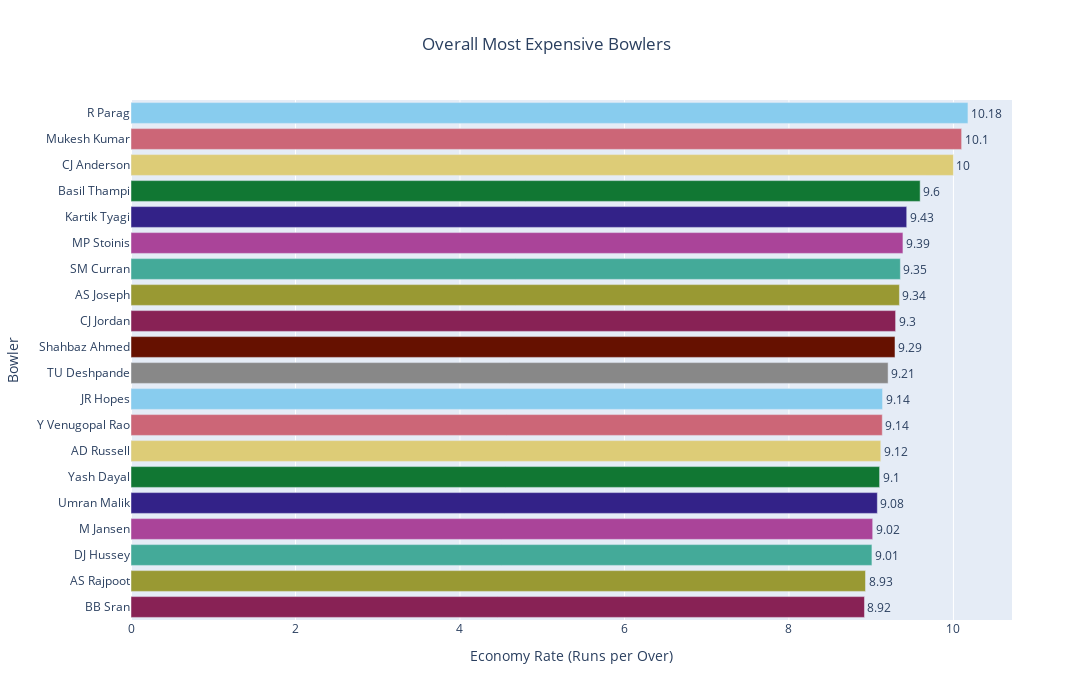

The code cell stored with this chart in its notebook:
### Code cell
print("> Overall Most Expensive Bowlers (min 15 matches):")
overall_expensive = plot_economy(deliveries, "Overall Most Expensive Bowlers", threshold=20)
print(overall_expensive.head(10))

print("\n> Most Expensive Bowlers in 1st Over (min 15 matches):")
first_over = deliveries[deliveries['Over'] == 0]
first_expensive = plot_economy(first_over, "Most Expensive Bowlers in 1st Over", threshold=10)
print(first_expensive.head(10))

print("\n> Most Expensive Bowlers in 20th Over (min 15 matches):")
twenty_over = deliveries[deliveries['Over'] == 19]
twenty_expensive = plot_economy(twenty_over, "Most Expensive Bowlers in 20th Over", threshold=10)
print(twenty_expensive.head(10))

### Figure 1 — Plotly figure (JSON) as saved in the notebook; plotly's stock layout.template omitted (floating-point values rounded to 4 significant figures)
{"data": [{"hovertemplate": "Bowler=%{y}<br>Economy=%{x}<br>text=%{text}<extra></extra>", "legendgroup": "R Parag", "marker": {"color": "rgb(136, 204, 238)", "pattern": {"shape": ""}}, "name": "R Parag", "orientation": "h", "showlegend": true, "text": [10.18], "textposition": "outside", "type": "bar", "x": [10.18], "xaxis": "x", "y": ["R Parag"], "yaxis": "y"}, {"hovertemplate": "Bowler=%{y}<br>Economy=%{x}<br>text=%{text}<extra></extra>", "legendgroup": "Mukesh Kumar", "marker": {"color": "rgb(204, 102, 119)", "pattern": {"shape": ""}}, "name": "Mukesh Kumar", "orientation": "h", "showlegend": true, "text": [10.1], "textposition": "outside", "type": "bar", "x": [10.1], "xaxis": "x", "y": ["Mukesh Kumar"], "yaxis": "y"}, {"hovertemplate": "Bowler=%{y}<br>Economy=%{x}<br>text=%{text}<extra></extra>", "legendgroup": "CJ Anderson", "marker": {"color": "rgb(221, 204, 119)", "pattern": {"shape": ""}}, "name": "CJ Anderson", "orientation": "h", "showlegend": true, "text": [10.0], "textposition": "outside", "type": "bar", "x": [10.0], "xaxis": "x", "y": ["CJ Anderson"], "yaxis": "y"}, {"hovertemplate": "Bowler=%{y}<br>Economy=%{x}<br>text=%{text}<extra></extra>", "legendgroup": "Basil Thampi", "marker": {"color": "rgb(17, 119, 51)", "pattern": {"shape": ""}}, "name": "Basil Thampi", "orientation": "h", "showlegend": true, "text": [9.6], "textposition": "outside", "type": "bar", "x": [9.596], "xaxis": "x", "y": ["Basil Thampi"], "yaxis": "y"}, {"hovertemplate": "Bowler=%{y}<br>Economy=%{x}<br>text=%{text}<extra></extra>", "legendgroup": "Kartik Tyagi", "marker": {"color": "rgb(51, 34, 136)", "pattern": {"shape": ""}}, "name": "Kartik Tyagi", "orientation": "h", "showlegend": true, "text": [9.43], "textposition": "outside", "type": "bar", "x": [9.432], "xaxis": "x", "y": ["Kartik Tyagi"], "yaxis": "y"}, {"hovertemplate": "Bowler=%{y}<br>Economy=%{x}<br>text=%{text}<extra></extra>", "legendgroup": "MP Stoinis", "marker": {"color": "rgb(170, 68, 153)", "pattern": {"shape": ""}}, "name": "MP Stoinis", "orientation": "h", "showlegend": true, "text": [9.39], "textposition": "outside", "type": "bar", "x": [9.386], "xaxis": "x", "y": ["MP Stoinis"], "yaxis": "y"}, {"hovertemplate": "Bowler=%{y}<br>Economy=%{x}<br>text=%{text}<extra></extra>", "legendgroup": "SM Curran", "marker": {"color": "rgb(68, 170, 153)", "pattern": {"shape": ""}}, "name": "SM Curran", "orientation": "h", "showlegend": true, "text": [9.35], "textposition": "outside", "type": "bar", "x": [9.355], "xaxis": "x", "y": ["SM Curran"], "yaxis": "y"}, {"hovertemplate": "Bowler=%{y}<br>Economy=%{x}<br>text=%{text}<extra></extra>", "legendgroup": "AS Joseph", "marker": {"color": "rgb(153, 153, 51)", "pattern": {"shape": ""}}, "name": "AS Joseph", "orientation": "h", "showlegend": true, "text": [9.34], "textposition": "outside", "type": "bar", "x": [9.344], "xaxis": "x", "y": ["AS Joseph"], "yaxis": "y"}, {"hovertemplate": "Bowler=%{y}<br>Economy=%{x}<br>text=%{text}<extra></extra>", "legendgroup": "CJ Jordan", "marker": {"color": "rgb(136, 34, 85)", "pattern": {"shape": ""}}, "name": "CJ Jordan", "orientation": "h", "showlegend": true, "text": [9.3], "textposition": "outside", "type": "bar", "x": [9.297], "xaxis": "x", "y": ["CJ Jordan"], "yaxis": "y"}, {"hovertemplate": "Bowler=%{y}<br>Economy=%{x}<br>text=%{text}<extra></extra>", "legendgroup": "Shahbaz Ahmed", "marker": {"color": "rgb(102, 17, 0)", "pattern": {"shape": ""}}, "name": "Shahbaz Ahmed", "orientation": "h", "showlegend": true, "text": [9.29], "textposition": "outside", "type": "bar", "x": [9.29], "xaxis": "x", "y": ["Shahbaz Ahmed"], "yaxis": "y"}, {"hovertemplate": "Bowler=%{y}<br>Economy=%{x}<br>text=%{text}<extra></extra>", "legendgroup": "TU Deshpande", "marker": {"color": "rgb(136, 136, 136)", "pattern": {"shape": ""}}, "name": "TU Deshpande", "orientation": "h", "showlegend": true, "text": [9.21], "textposition": "outside", "type": "bar", "x": [9.206], "xaxis": "x", "y": ["TU Deshpande"], "yaxis": "y"}, {"hovertemplate": "Bowler=%{y}<br>Economy=%{x}<br>text=%{text}<extra></extra>", "legendgroup": "JR Hopes", "marker": {"color": "rgb(136, 204, 238)", "pattern": {"shape": ""}}, "name": "JR Hopes", "orientation": "h", "showlegend": true, "text": [9.14], "textposition": "outside", "type": "bar", "x": [9.138], "xaxis": "x", "y": ["JR Hopes"], "yaxis": "y"}, {"hovertemplate": "Bowler=%{y}<br>Economy=%{x}<br>text=%{text}<extra></extra>", "legendgroup": "Y Venugopal Rao", "marker": {"color": "rgb(204, 102, 119)", "pattern": {"shape": ""}}, "name": "Y Venugopal Rao", "orientation": "h", "showlegend": true, "text": [9.14], "textposition": "outside", "type": "bar", "x": [9.135], "xaxis": "x", "y": ["Y Venugopal Rao"], "yaxis": "y"}, {"hovertemplate": "Bowler=%{y}<br>Economy=%{x}<br>text=%{text}<extra></extra>", "legendgroup": "AD Russell", "marker": {"color": "rgb(221, 204, 119)", "pattern": {"shape": ""}}, "name": "AD Russell", "orientation": "h", "showlegend": true, "text": [9.12], "textposition": "outside", "type": "bar", "x": [9.117], "xaxis": "x", "y": ["AD Russell"], "yaxis": "y"}, {"hovertemplate": "Bowler=%{y}<br>Economy=%{x}<br>text=%{text}<extra></extra>", "legendgroup": "Yash Dayal", "marker": {"color": "rgb(17, 119, 51)", "pattern": {"shape": ""}}, "name": "Yash Dayal", "orientation": "h", "showlegend": true, "text": [9.1], "textposition": "outside", "type": "bar", "x": [9.102], "xaxis": "x", "y": ["Yash Dayal"], "yaxis": "y"}, {"hovertemplate": "Bowler=%{y}<br>Economy=%{x}<br>text=%{text}<extra></extra>", "legendgroup": "Umran Malik", "marker": {"color": "rgb(51, 34, 136)", "pattern": {"shape": ""}}, "name": "Umran Malik", "orientation": "h", "showlegend": true, "text": [9.08], "textposition": "outside", "type": "bar", "x": [9.075], "xaxis": "x", "y": ["Umran Malik"], "yaxis": "y"}, {"hovertemplate": "Bowler=%{y}<br>Economy=%{x}<br>text=%{text}<extra></extra>", "legendgroup": "M Jansen", "marker": {"color": "rgb(170, 68, 153)", "pattern": {"shape": ""}}, "name": "M Jansen", "orientation": "h", "showlegend": true, "text": [9.02], "textposition": "outside", "type": "bar", "x": [9.018], "xaxis": "x", "y": ["M Jansen"], "yaxis": "y"}, {"hovertemplate": "Bowler=%{y}<br>Economy=%{x}<br>text=%{text}<extra></extra>", "legendgroup": "DJ Hussey", "marker": {"color": "rgb(68, 170, 153)", "pattern": {"shape": ""}}, "name": "DJ Hussey", "orientation": "h", "showlegend": true, "text": [9.01], "textposition": "outside", "type": "bar", "x": [9.009], "xaxis": "x", "y": ["DJ Hussey"], "yaxis": "y"}, {"hovertemplate": "Bowler=%{y}<br>Economy=%{x}<br>text=%{text}<extra></extra>", "legendgroup": "AS Rajpoot", "marker": {"color": "rgb(153, 153, 51)", "pattern": {"shape": ""}}, "name": "AS Rajpoot", "orientation": "h", "showlegend": true, "text": [8.93], "textposition": "outside", "type": "bar", "x": [8.931], "xaxis": "x", "y": ["AS Rajpoot"], "yaxis": "y"}, {"hovertemplate": "Bowler=%{y}<br>Economy=%{x}<br>text=%{text}<extra></extra>", "legendgroup": "BB Sran", "marker": {"color": "rgb(136, 34, 85)", "pattern": {"shape": ""}}, "name": "BB Sran", "orientation": "h", "showlegend": true, "text": [8.92], "textposition": "outside", "type": "bar", "x": [8.919], "xaxis": "x", "y": ["BB Sran"], "yaxis": "y"}], "layout": {"barmode": "relative", "height": 700, "legend": {"title": {"text": "Bowler"}, "tracegroupgap": 0}, "showlegend": false, "title": {"text": "Overall Most Expensive Bowlers", "x": 0.5}, "width": 1200, "xaxis": {"anchor": "y", "domain": [0, 1], "title": {"text": "Economy Rate (Runs per Over)"}}, "yaxis": {"anchor": "x", "categoryarray": ["BB Sran", "AS Rajpoot", "DJ Hussey", "M Jansen", "Umran Malik", "Yash Dayal", "AD Russell", "Y Venugopal Rao", "JR Hopes", "TU Deshpande", "Shahbaz Ahmed", "CJ Jordan", "AS Joseph", "SM Curran", "MP Stoinis", "Kartik Tyagi", "Basil Thampi", "CJ Anderson", "Mukesh Kumar", "R Parag"], "categoryorder": "total ascending", "domain": [0, 1], "title": {"text": "Bowler"}}}}
